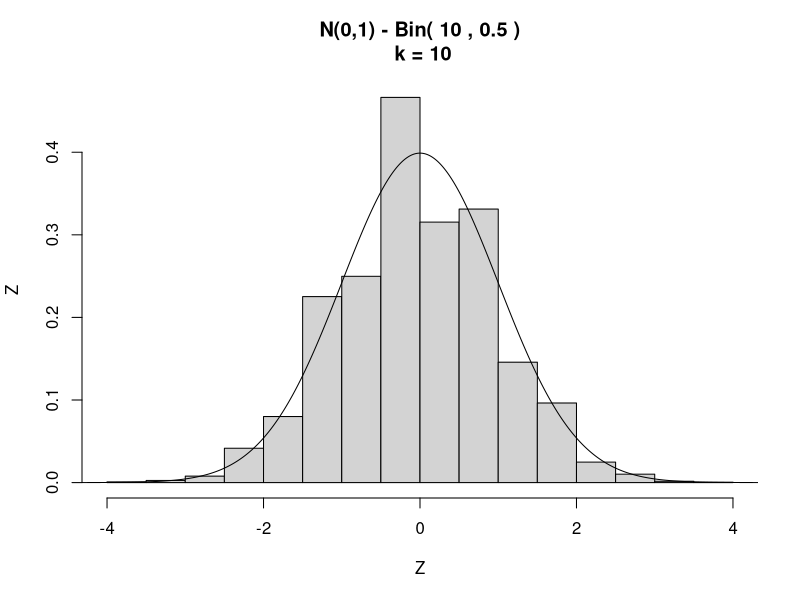

This figure's R source:
Z <- function(n, p, k) {
  bin <- rbinom(n, k, p)
  mu_k <- k*n*p
  sigma_k <- sqrt(k*n*p*(1-p))
  z <- (sum(bin) - mu_k) / sigma_k
  return (z);
}

bin_vs_norm <- function(N, n, p, k) {
  Z_vec <- c()
  for (i in 1:N) {
    Z_vec <- c(Z_vec, Z(n, p, k))
  }
  hist(Z_vec, probability = TRUE, xlab = 'Z', ylab = 'Z',
       main = paste('N(0,1) - Bin(',n,',',p,')\n k =', k));
  sop <- seq(-6, 6, length.out=1000)
  par(new = TRUE)
  lines(sop, dnorm(sop))
}

bin_vs_norm(10000, 10, 0.5, 10)
